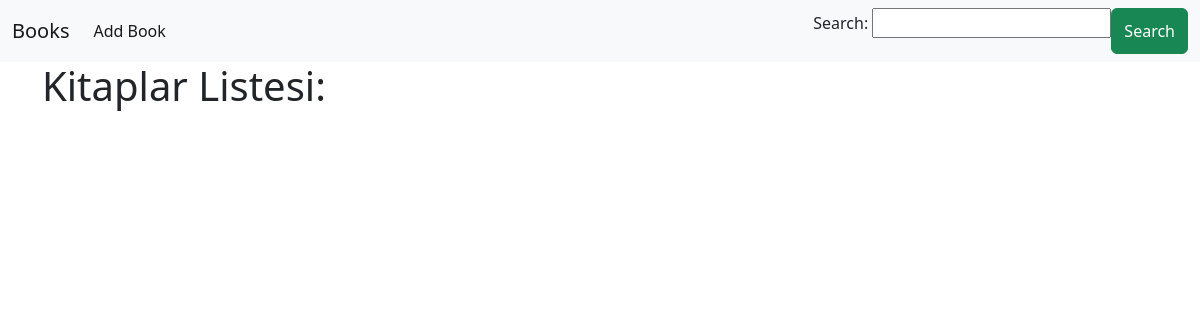
/home/, run on an earlier commit of the app's database.
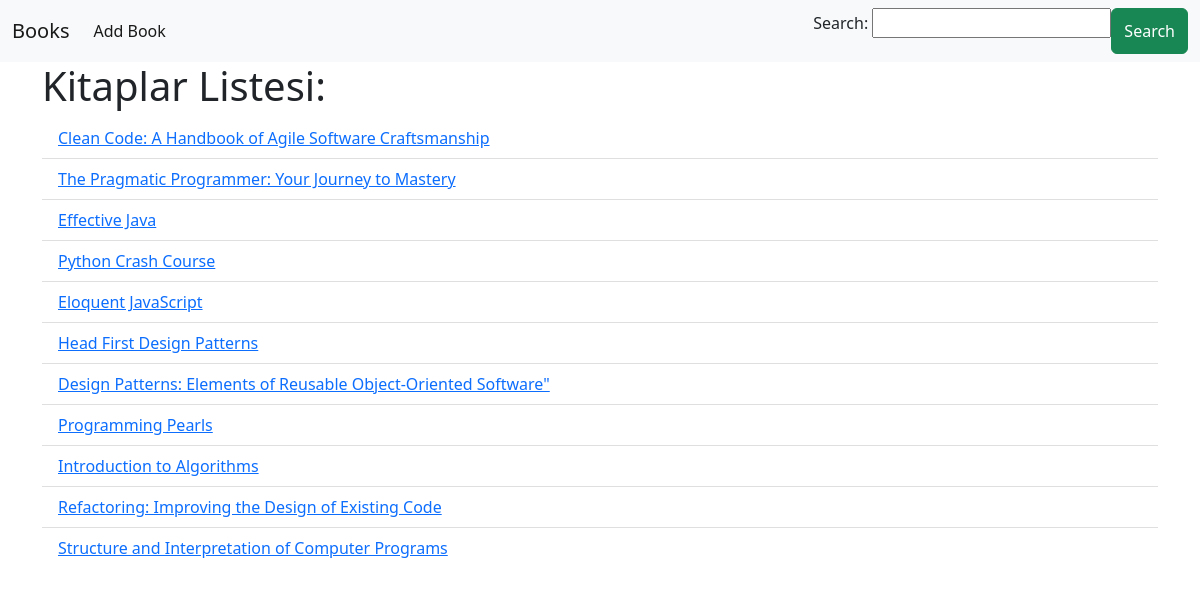
And on a later commit of the database.
### book/models.py (models this page shows)
class Book(models.Model):
    title = models.CharField(max_length=100)
    pages = models.CharField(max_length=3)
    price = models.DecimalField(max_digits=5, decimal_places=2)
    def __str__(self) -> str:
        return self.title

### book/views.py (the view)
# urls.py: path('home/', views.home2, name='home'),
def home2(request):
    items = Book.objects.all()
    search_form = SearchForm(request.GET)
    if search_form.is_valid():
        query = search_form.cleaned_data['search_query']
        items = items.filter(title__icontains=query)
    return render(request, 'book/book_list.html', {'book_list': items, 'form': search_form})

### book/forms.py
class SearchForm(forms.Form):
    search_query = forms.CharField()
    search_query = forms.CharField(max_length=255, required=False, label='Search')

### book/templates/book/book_list.html (shortened to what this page needs)
<!doctype html>
<html lang="en">
  <head>
    <link href="https://cdn.jsdelivr.net/npm/bootstrap@5.2.3/dist/css/bootstrap.min.css" rel="stylesheet">
  </head>
  <body>
    <nav class="navbar navbar-expand-lg navbar-light bg-light">
        <div class="container-fluid">
          <a class="navbar-brand" href="{% url 'home' %}">Books</a>
          <div class="collapse navbar-collapse" id="navbarSupportedContent">
            <ul class="navbar-nav me-auto mb-2 mb-lg-0">
              <li class="nav-item">
                <a class="nav-link active" aria-current="page" href="{% url 'add_book' %}">Add Book</a>
              </li>
            </ul>
            <form class="d-flex" method="get" action="{% url 'home' %}">
                {{ form.as_p }}
                <button class="btn btn-success" type="submit">Search</button>
            </form>
          </div>
        </div>
      </nav>
    <div class="container">
        <h1>Kitaplar Listesi:</h1>
        <ul class="list-group list-group-flush">
        {% for book in book_list %}
        <li class="list-group-item"><a href="{% url 'book_detail' book.id %}">{{book}}</a></li>
        {% endfor %}
      </ul>
    </div>
  </body>
</html>

What changed in the data, as far as the page shows it:
added Book: title "Clean Code: A Handbook of Agile Software Craftsmanship"
added Book: title "The Pragmatic Programmer: Your Journey to Mastery"
added Book: title "Effective Java"
added Book: title "Python Crash Course"
added Book: title "Eloquent JavaScript"
added Book: title "Head First Design Patterns"
added Book: title "Design Patterns: Elements of Reusable Object-Oriented Software\""
added Book: title "Programming Pearls"
added Book: title "Introduction to Algorithms"
added Book: title "Refactoring: Improving the Design of Existing Code"
added Book: title "Structure and Interpretation of Computer Programs"
